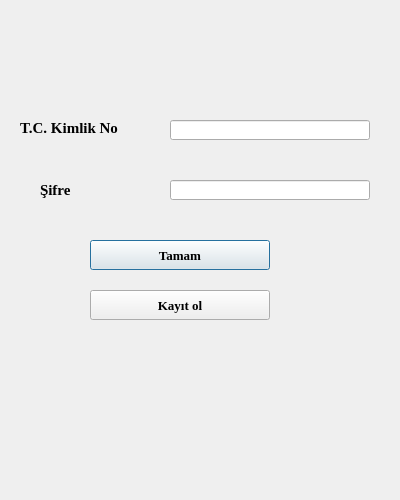
<?xml version="1.0" encoding="UTF-8"?>
<ui version="4.0">
 <class>Dialog</class>
 <widget class="QDialog" name="Dialog">
  <property name="geometry">
   <rect>
    <x>0</x>
    <y>0</y>
    <width>400</width>
    <height>500</height>
   </rect>
  </property>
  <property name="minimumSize">
   <size>
    <width>400</width>
    <height>500</height>
   </size>
  </property>
  <property name="maximumSize">
   <size>
    <width>400</width>
    <height>500</height>
   </size>
  </property>
  <property name="sizeIncrement">
   <size>
    <width>400</width>
    <height>500</height>
   </size>
  </property>
  <property name="baseSize">
   <size>
    <width>400</width>
    <height>500</height>
   </size>
  </property>
  <property name="windowTitle">
   <string>EnterLoginModule</string>
  </property>
  <widget class="QLineEdit" name="txtTcNumber">
   <property name="geometry">
    <rect>
     <x>170</x>
     <y>120</y>
     <width>200</width>
     <height>20</height>
    </rect>
   </property>
   <property name="maxLength">
    <number>11</number>
   </property>
   <property name="clearButtonEnabled">
    <bool>true</bool>
   </property>
  </widget>
  <widget class="QLineEdit" name="txtPassword">
   <property name="geometry">
    <rect>
     <x>170</x>
     <y>180</y>
     <width>200</width>
     <height>20</height>
    </rect>
   </property>
   <property name="text">
    <string/>
   </property>
   <property name="maxLength">
    <number>20</number>
   </property>
   <property name="echoMode">
    <enum>QLineEdit::Password</enum>
   </property>
   <property name="clearButtonEnabled">
    <bool>true</bool>
   </property>
  </widget>
  <widget class="QLabel" name="lnTcNumber">
   <property name="geometry">
    <rect>
     <x>20</x>
     <y>120</y>
     <width>111</width>
     <height>16</height>
    </rect>
   </property>
   <property name="font">
    <font>
     <family>Times New Roman</family>
     <pointsize>11</pointsize>
     <weight>75</weight>
     <bold>true</bold>
    </font>
   </property>
   <property name="text">
    <string>T.C. Kimlik No</string>
   </property>
  </widget>
  <widget class="QLabel" name="lnPassword">
   <property name="geometry">
    <rect>
     <x>40</x>
     <y>180</y>
     <width>61</width>
     <height>20</height>
    </rect>
   </property>
   <property name="font">
    <font>
     <family>Times New Roman</family>
     <pointsize>11</pointsize>
     <weight>75</weight>
     <bold>true</bold>
    </font>
   </property>
   <property name="text">
    <string>Şifre</string>
   </property>
  </widget>
  <widget class="QPushButton" name="btnEnter">
   <property name="geometry">
    <rect>
     <x>90</x>
     <y>240</y>
     <width>180</width>
     <height>30</height>
    </rect>
   </property>
   <property name="font">
    <font>
     <family>Times New Roman</family>
     <pointsize>10</pointsize>
     <weight>75</weight>
     <bold>true</bold>
    </font>
   </property>
   <property name="text">
    <string>Tamam</string>
   </property>
  </widget>
  <widget class="QPushButton" name="btnRegister">
   <property name="geometry">
    <rect>
     <x>90</x>
     <y>290</y>
     <width>180</width>
     <height>30</height>
    </rect>
   </property>
   <property name="minimumSize">
    <size>
     <width>180</width>
     <height>0</height>
    </size>
   </property>
   <property name="font">
    <font>
     <family>Times New Roman</family>
     <pointsize>10</pointsize>
     <weight>75</weight>
     <bold>true</bold>
    </font>
   </property>
   <property name="text">
    <string>Kayıt ol</string>
   </property>
  </widget>
 </widget>
 <resources/>
 <connections/>
</ui>
